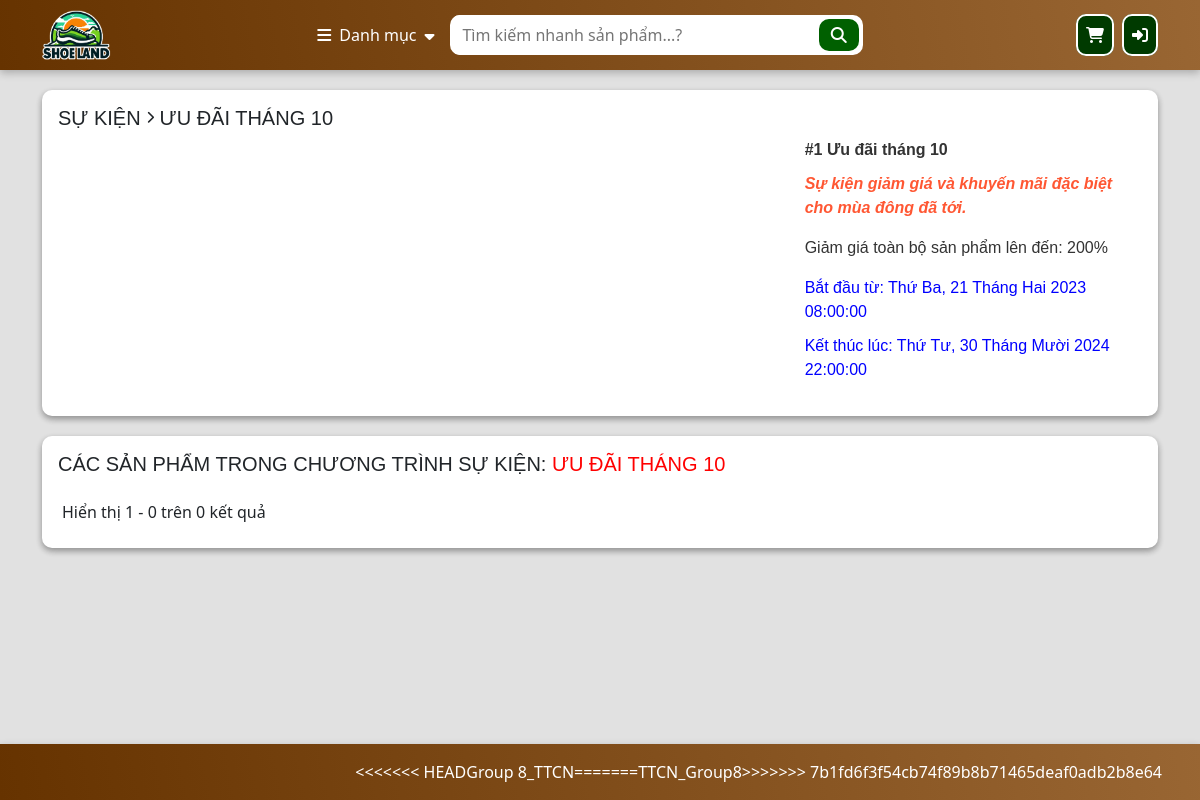
Page /user/userCommon/UserIndex.php?usingPage=event&eventId=8d7a68e9-1783-4aff-8c71-1814bcdbda46 on the committed database.
### tables this page shows
create table tbl_event (
  id varchar(150) primary key not null,
  start_date datetime ,
  end_date datetime ,
  discount float ,
  code varchar(200),
  name varchar(200),
  description LONGTEXT,
  banner LONGTEXT
);

### user/pages/Event/EventIndex.php (the view, shortened to what this page needs)
<?php
$eventId = isset($_GET['eventId']) ? $_GET['eventId'] : "";
$countAllSql = "SELECT * FROM tbl_product WHERE tbl_product.event_id = '$eventId'";
$total_records = mysqli_num_rows(mysqli_query($connect, $countAllSql));
$pageIndex = isset($_GET['page']) ? $_GET['page'] : 1;
$pageSize = 16;
$findProductByEventIdSQL = "SELECT * FROM tbl_event WHERE tbl_event.id ='$eventId'";
$productData = mysqli_query($connect, $findProductByEventIdSQL);
$eventDetail =  mysqli_fetch_array($productData);
?>
<!DOCTYPE html>
<html lang="en">
<head>
</head>
<body>
    <div class="appCard">
        <h5 style="text-transform: uppercase; font-family: Arial, Helvetica, sans-serif;" class="enable_none mt-2 ml-2 mb-2"> Sự kiện <i class="fa-solid fa-chevron-right fa-2xs"></i>
            <?php
            if (isset($eventDetail['name'])) {
                echo $eventDetail['name'];
            }
            ?>
        </h5>
        <div class="row m-0 ml-1">
            <div class="col-8 mb-3">
                <div class="image_event">
                </div>
            </div>
            <div class="title col-4 ">
                <ul>
                    <li class="head-title">
                        <?php echo $eventDetail['code'] . " " . $eventDetail['name'] ?>
                    </li>
                    <li>
                        <p style="font-weight: bold;  color: #ff5733;  font-style: italic;">
                            <?php echo $eventDetail['description'] ?></p>
                    </li>
                    <li>
                        <p>Giảm giá toàn bộ sản phẩm lên đến: <?php echo $eventDetail['discount'] ?>% </p>
                    </li>
                    <?php
                    function formatEventDate($dateString)
                    {
                        $dateTime = new DateTime($dateString);
                        $days = [
                            'Sunday'    => 'Chủ Nhật',
                            'Monday'    => 'Thứ Hai',
                            'Tuesday'   => 'Thứ Ba',
                            'Wednesday' => 'Thứ Tư',
                            'Thursday'  => 'Thứ Năm',
                            'Friday'    => 'Thứ Sáu',
                            'Saturday'  => 'Thứ Bảy',
                        ];
                        $months = [
                            'January'   => 'Tháng Một',
                            'February'  => 'Tháng Hai',
                            'March'     => 'Tháng Ba',
                            'April'     => 'Tháng Tư',
                            'May'       => 'Tháng Năm',
                            'June'      => 'Tháng Sáu',
                            'July'      => 'Tháng Bảy',
                            'August'    => 'Tháng Tám',
                            'September' => 'Tháng Chín',
                            'October'   => 'Tháng Mười',
                            'November'  => 'Tháng Mười Một',
                            'December'  => 'Tháng Mười Hai',
                        ];
                        $formattedDate = $days[$dateTime->format('l')] . ', ' . $dateTime->format('d') . ' ' . $months[$dateTime->format('F')] . ' ' . $dateTime->format('Y H:i:s');
                        return $formattedDate;
                    }
                    $startFormatted = formatEventDate($eventDetail['start_date']);
                    $endFormatted = formatEventDate($eventDetail['end_date']);
                    ?>
                    <li style="color: green; /* tên màu */color: rgb(0, 0, 255); color: #0000FF;">
                        Bắt đầu từ: <?php echo $startFormatted; ?>
                    </li>
                    <li style="color: blue; color: rgb(0, 0, 255); color: #0000FF; ">
                        Kết thúc lúc: <?php echo $endFormatted; ?>
                    </li>
                </ul>
            </div>
        </div>
    </div>
    <div class="appCard container">
        <h5 style="text-transform: uppercase; font-family: Arial, Helvetica, sans-serif;"  class="mt-2 ml-2 mb-2"> Các sản phẩm trong chương trình sự kiện:
            <span style="color: red;">
                <?php
                if (isset($eventDetail['name'])) {
                    echo $eventDetail['name'];
                }
                ?>
            </span>
        </h5>
        <form action="" method="GET">
            <nav class="row py-2" aria-label="Page navigation example">
                <div class="paganation-infor col py-2 ml-3">
                    <label class="mr-4">Hiển thị
                        <?php
                        $startItem = ($pageIndex - 1) * $pageSize + 1;
                        $endItem = min($pageIndex * $pageSize, $total_records);
                        echo "{$startItem} - {$endItem} trên {$total_records} kết quả";
                        ?>
                    </label>
                </div>
                <ul class="m-0 pagination justify-content-end py-2 col">
                </ul>
    </nav>
    </form>
    </div>
</body>
</html>

### user/styles/UserStyles.css (style rules this page uses)
html { margin: unset; padding: unset; box-sizing: border-box; scroll-behavior: smooth; }
.appCard { padding: 8px; background-color: white; border-radius: 10px; box-shadow: rgba(0, 0, 0, 0.16) 0px 3px 6px, rgba(0, 0, 0, 0.23) 0px 3px 6px; }
.appCard+.appCard { margin-top: 20px; }

### common/css/CommonStyle.css (style rules this page uses)
html { padding: unset; margin: unset; box-sizing: border-box; scroll-behavior: smooth; }
body { min-height: 100vh; }
:root { --pr-color: rgb(62, 148, 163); }
.m-0 { margin: 0 !important; }
.ml-1 { margin-left: 4px !important; }
.mt-2 { margin-top: 8px !important; }
.mb-2 { margin-bottom: 8px !important; }
.ml-2 { margin-left: 8px !important; }
.py-2 { padding-top: 8px !important; padding-bottom: 8px !important; }
.mb-3 { margin-bottom: 12px !important; }
.ml-3 { margin-left: 12px !important; }
.mr-4 { margin-right: 16px !important; }

### user/pages/Event/EventIndex.php (style rules this page uses)
.title { font-size: 1.5em; font-family: 'Montserrat', sans-serif; text-align: left; padding: 0 20px; display: flex; flex-direction: column; justify-content: center; }
.row { display: flex; }
.title.col-4 ul { list-style: none; padding: 0; }
.title.col-4 li { margin-bottom: 10px; font-size: 16px; color: #333; }
.title.col-4 li:first-child { font-weight: bold; }
.head-title { margin-bottom: 10px; font-size: 18px; transition: transform 0.3s ease; }

### rows in the picture
tbl_event: name "ƯU ĐÃI THÁNG 10", code "#1", name "Ưu đãi tháng 10", description "Sự kiện giảm giá và khuyến mãi đặc biệt cho mùa đông đã tới.", discount "200", start_date "Thứ Ba, 21 Tháng Hai 2023 08:00:00", end_date "Thứ Tư, 30 Tháng Mười 2024 22:00:00"

### other values in the picture
$startItem "1"
$endItem "0"
$total_records "0"
